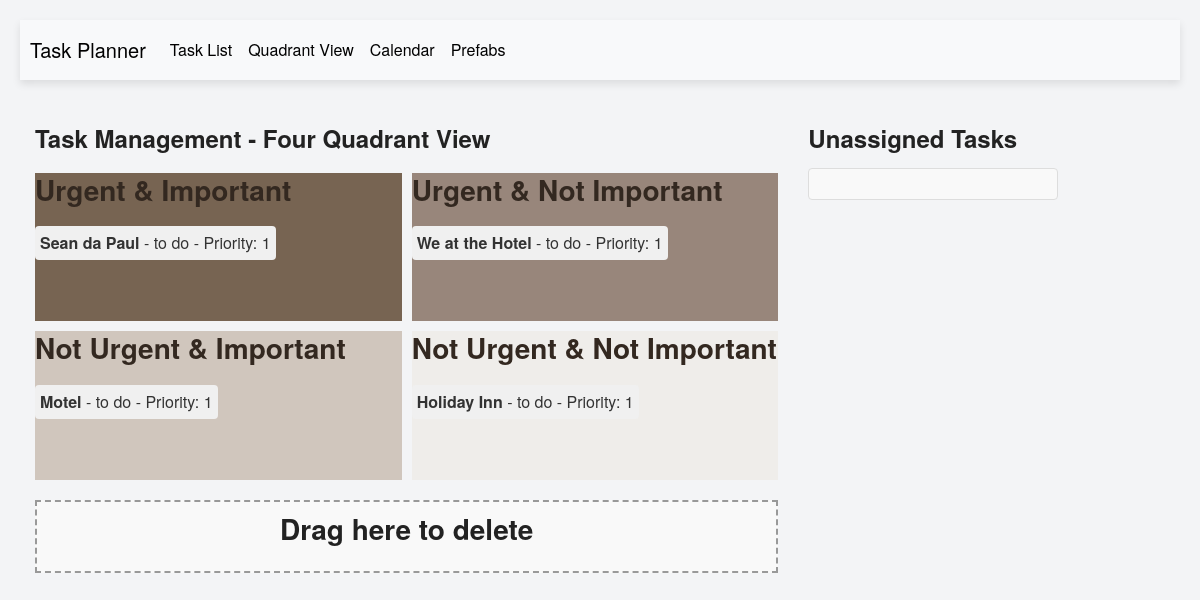
The app's page /quadrant_view, older data.
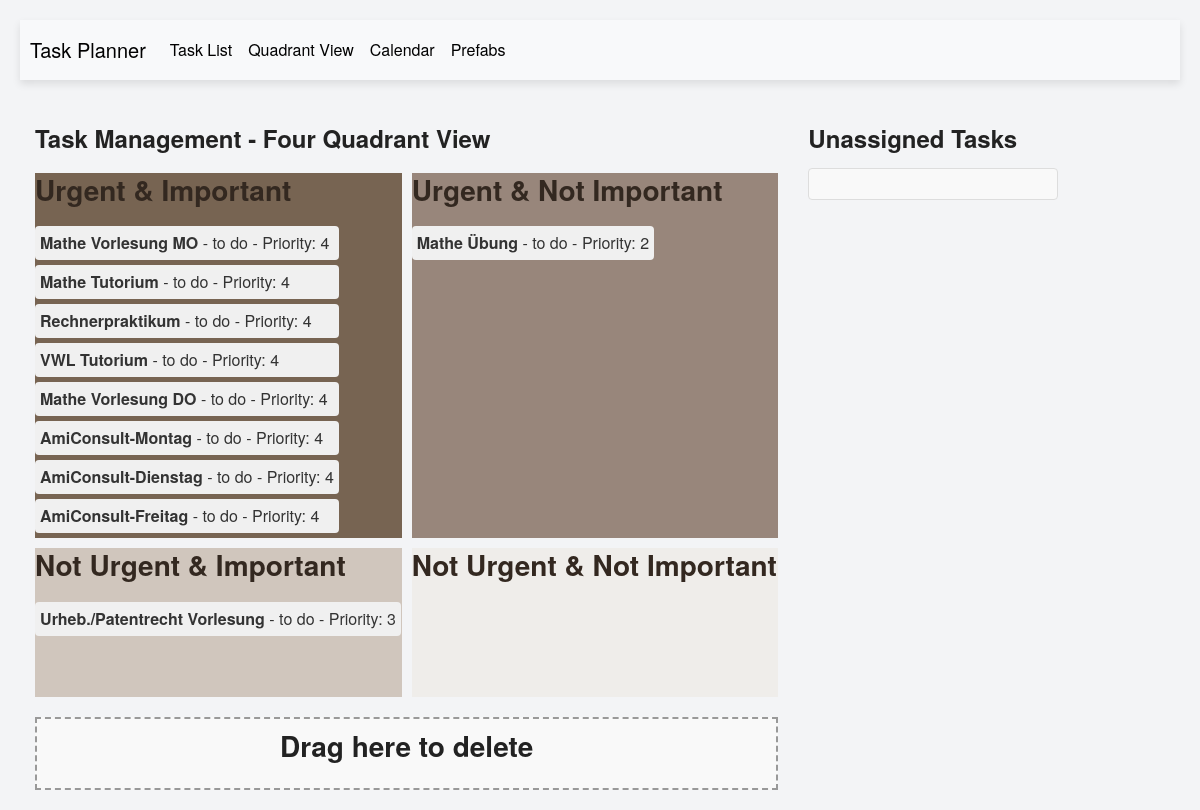
The same page, newer data.
### app/models.py (models this page shows, shortened)
class Task(db.Model):
    __tablename__ = 'task'
    id = db.Column(db.Integer, primary_key=True)
    title = db.Column(db.String(100), nullable=False)
    description = db.Column(db.String(500))
    due_date = db.Column(db.DateTime, nullable=True)
    estimated_time = db.Column(db.Integer, default=1, nullable=False)
    priority = db.Column(db.Integer, CheckConstraint('priority BETWEEN 1 AND 5'), nullable=True)
    status = db.Column(db.Enum("to do", "doing", "done"), default="to do", nullable=False)
    reminder = db.Column(db.DateTime, nullable=True)
    created_at = db.Column(db.DateTime, default=datetime.utcnow)
    updated_at = db.Column(db.DateTime, onupdate=datetime.utcnow)
    quadrant = db.Column(db.String(50), nullable=True)
    calendar_date = db.Column(db.Date, nullable=True)
    start_time = db.Column(db.Time, nullable=True)
    duration_minutes = db.Column(db.Integer, nullable=True)
    assigned_day = db.Column(db.Integer, nullable=True)
    assigned_hour = db.Column(db.Integer, nullable=True)

### app/routes.py (the view)
@main.route('/quadrant_view')
def quadrant_view():
    unassigned_tasks = Task.query.filter_by(quadrant=None).all()
    urgent_important_tasks = Task.query.filter_by(quadrant='urgent-important').all()
    urgent_not_important_tasks = Task.query.filter_by(quadrant='urgent-not-important').all()
    not_urgent_important_tasks = Task.query.filter_by(quadrant='not-urgent-important').all()
    not_urgent_not_important_tasks = Task.query.filter_by(quadrant='not-urgent-not-important').all()
    return render_template('quadrant_view.html',
                           unassigned_tasks=unassigned_tasks,
                           urgent_important_tasks=urgent_important_tasks,
                           urgent_not_important_tasks=urgent_not_important_tasks,
                           not_urgent_important_tasks=not_urgent_important_tasks,
                           not_urgent_not_important_tasks=not_urgent_not_important_tasks)

### app/templates/quadrant_view.html (shortened to what this page needs)
{% extends 'layout.html' %}
{% block main %}
<div class="row">
    <div class="col-md-8">
        <h2>Task Management - Four Quadrant View</h2>
        <div class="quadrant-container">
            <div class="quadrant urgent-important" id="urgent-important">
                <h3>Urgent & Important</h3>
                <div class="task-list" id="urgent-important-list">
                    {% for task in urgent_important_tasks %}
                        <div class="task-item" draggable="true" data-task-id="{{ task.id }}">
                            <strong>{{ task.title }}</strong> - {{ task.status }} - Priority: {{ task.priority }}
                        </div>
                    {% endfor %}
                </div>
            </div>
            <div class="quadrant urgent-not-important" id="urgent-not-important">
                <h3>Urgent & Not Important</h3>
                <div class="task-list" id="urgent-not-important-list">
                    {% for task in urgent_not_important_tasks %}
                        <div class="task-item" draggable="true" data-task-id="{{ task.id }}">
                            <strong>{{ task.title }}</strong> - {{ task.status }} - Priority: {{ task.priority }}
                        </div>
                    {% endfor %}
                </div>
            </div>
            <div class="quadrant not-urgent-important" id="not-urgent-important">
                <h3>Not Urgent & Important</h3>
                <div class="task-list" id="not-urgent-important-list">
                    {% for task in not_urgent_important_tasks %}
                        <div class="task-item" draggable="true" data-task-id="{{ task.id }}">
                            <strong>{{ task.title }}</strong> - {{ task.status }} - Priority: {{ task.priority }}
                        </div>
                    {% endfor %}
                </div>
            </div>
            <div class="quadrant not-urgent-not-important" id="not-urgent-not-important">
                <h3>Not Urgent & Not Important</h3>
                <div class="task-list" id="not-urgent-not-important-list">
                    {% for task in not_urgent_not_important_tasks %}
                        <div class="task-item" draggable="true" data-task-id="{{ task.id }}">
                            <strong>{{ task.title }}</strong> - {{ task.status }} - Priority: {{ task.priority }}
                        </div>
                    {% endfor %}
                </div>
            </div>
        </div>
        <div class="deletion-zone" id="deletion-zone">
            <h3>Drag here to delete</h3>
        </div>
    </div>
    <div class="col-md-4">
        <h2>Unassigned Tasks</h2>
        <ul class="list-group task-list-container" id="unassigned-task-list">
        </ul>
    </div>
</div>
{% endblock %}

Row changes from the older to the newer data that the page shows:
removed Task: title "Sean da Paul", status "to do", priority "1", shown under "Urgent & Important"
removed Task: title "We at the Hotel", status "to do", priority "1", shown under "Urgent & Not Important"
removed Task: title "Motel", status "to do", priority "1", shown under "Not Urgent & Important"
removed Task: title "Holiday Inn", status "to do", priority "1", shown under "Not Urgent & Not Important"
added Task: title "Mathe Vorlesung MO", status "to do", priority "4", shown under "Urgent & Important"
added Task: title "Mathe Tutorium", status "to do", priority "4", shown under "Urgent & Important"
added Task: title "Rechnerpraktikum", status "to do", priority "4", shown under "Urgent & Important"
added Task: title "VWL Tutorium", status "to do", priority "4", shown under "Urgent & Important"
added Task: title "Mathe Vorlesung DO", status "to do", priority "4", shown under "Urgent & Important"
added Task: title "AmiConsult-Montag", status "to do", priority "4", shown under "Urgent & Important"
added Task: title "AmiConsult-Dienstag", status "to do", priority "4", shown under "Urgent & Important"
added Task: title "AmiConsult-Freitag", status "to do", priority "4", shown under "Urgent & Important"
added Task: title "Mathe Übung", status "to do", priority "2", shown under "Urgent & Not Important"
added Task: title "Urheb./Patentrecht Vorlesung", status "to do", priority "3", shown under "Not Urgent & Important"
